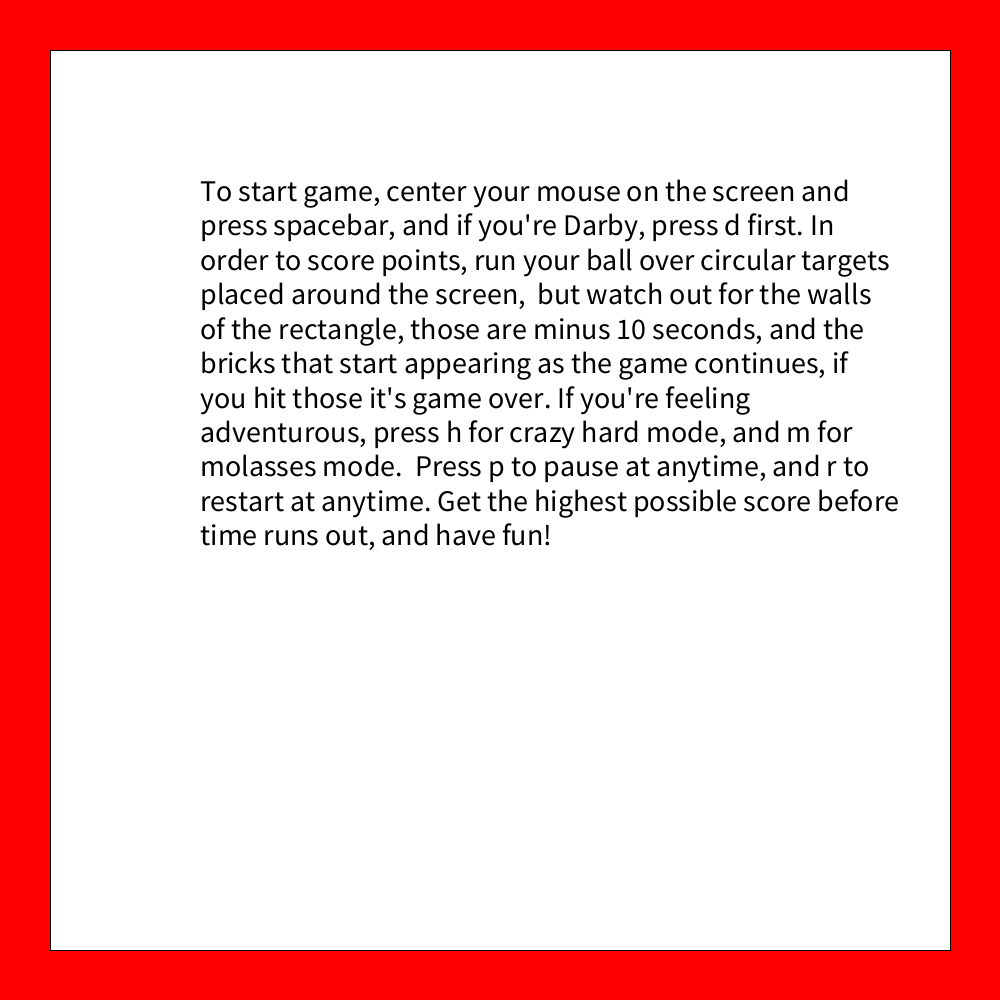
Frame 1 (no input)
Frame 60 (the mouse pressed at the canvas centre just before this capture): identical to frame 1, image omitted
Frame 120 (the mouse held since frame 60 and released just before this capture): identical to frame 1, image omitted

The Processing sketch that drew this single still picture (run headless with seeded random() and noise(); from frame 60 on, the mouse is pressed at the canvas centre):

// Processing sketch: coolgame8
// ── coolgame8.pde
//12/15/14
//Snake with mouse acceleration
void setup() {
  size(1000, 1000);
}
double initialx=500;
double initialy=500;
double vx=0;
double vy=0;
double ax=0;
double ay=0;
double finaly=0;
double finalx=0;
int flag = 0;
int score = 0;
float sizetarget=random(20, 60);
float targetx=random(50+sizetarget, 900-sizetarget);
float targety=random(50+sizetarget, 900-sizetarget);
int flag1=0;
String score1 = "";
int count=0;
int flaghit=1;
int flag2=1;
int flag3=1;
int darby=0;
int hard=0;
int molasses=0;
int afactor=450;
float flagblock=0;
int flag5=1;
int[] blocklocation = new int[300];


void draw() {
  background(255, 0, 0);
  if (flag1==0) {
    fill(255);
    rect(50, 50, 900, 900);
    textSize(30);
    fill(0);
    text("To start game, center your mouse on the screen and press spacebar, and if you're Darby, press d first. In order to score points, run your ball over circular targets placed around the screen,  but watch out for the walls of the rectangle, those are minus 10 seconds, and the bricks that start appearing as the game continues, if you hit those it's game over. If you're feeling adventurous, press h for crazy hard mode, and m for molasses mode.  Press p to pause at anytime, and r to restart at anytime. Get the highest possible score before time runs out, and have fun!", 200, 180, 700, 700);
  }  
  if (key=='d') {
    darby=1;
  }
  if (key==' ') {
    flag=1;
    flag1=1;
  }
  if (key=='h') {
    afactor=120;
  }
  if (key=='m') {
    afactor=4000;
  }
  if (flag==1 && flag3==1) {
    textSize(25);
    fill(0);
    text(score1, 900, 20, 500, 500);
    text(calctime(count), 100, 20, 500, 500);
    fill(255);
    rect(50+score*2, 50+score*2, 900-score*4, 900-score*4);
    ellipse(targetx, targety, sizetarget, sizetarget);
    ellipse((int)initialx, (int)initialy, 40, 40);
    ax=(mouseX-initialx)/afactor;
    ay=(mouseY-initialy)/afactor;
    line(mouseX, mouseY, (int)initialx, (int)initialy);
    vy+=ay;
    vx+=ax;
    finalx=(vx+initialx);
    finaly=(vy+initialy);
    initialx=finalx;
    initialy=finaly;
    int hit=hitdetection((float)initialx, (float)initialy, targetx, targety, sizetarget);
    score+=hit;
    if (hit==1) {
      sizetarget=random(10, 30);
      targetx=random(50+score*2+sizetarget, 950-score*4-sizetarget);
      targety=random(50+score*2+sizetarget, 950-score*4-sizetarget);
      flag5=0;
    }
    if (flag5==0) {
      for (int i=0; i< (int)((score/10)*4); i=i+4)
      {
        flagblock=(int)random(1, 3);
        blocklocation[i+2]=(int)random(25, 50);
        blocklocation[i+3]=(int)random(25, 50);
        if (flagblock==1 && initialx>50+blocklocation[i+2] && initialy>50+blocklocation[i+3]) {  
          blocklocation[i]=(int)random(50+score*2, (float)initialx-50-blocklocation[i+2]);
          blocklocation[i+1]=(int)random(50+score*2, (float)initialy-50-blocklocation[i+3]);
        } else if (initialx<900-score*4-blocklocation[i+2] && initialy<900-score*4-blocklocation[i+3]) {
          blocklocation[i]=(int)random((float)initialx+50, 950-score*4-blocklocation[i+2]);
          blocklocation[i+1]=(int)random((float)initialy+50, 950-score*4-blocklocation[i+3]);
        } else if (initialx>50+blocklocation[i+2] && initialy<900-score*4-blocklocation[i+3]) {  
          blocklocation[i]=(int)random(50+score*2, (float)initialx-50-blocklocation[i+2]);
          blocklocation[i+1]=(int)random((float)initialy+50, 950-score*4-blocklocation[i+3]);
        } else if (initialx<900-score*4-blocklocation[i+2] && initialy>50+blocklocation[i+3]) {
          blocklocation[i]=(int)random((float)initialx+50, 950-score*4-blocklocation[i+2]);
          blocklocation[i+1]=(int)random(50+score*2, (float)initialy-50-blocklocation[i+3]);
        } else if (initialx>50+blocklocation[i+2] && initialy>50+blocklocation[i+3]) {  
          blocklocation[i]=(int)random(50+score*2, (float)initialx-50-blocklocation[i+2]);
          blocklocation[i+1]=(int)random(50+score*2, (float)initialy-50-blocklocation[i+3]);
        } else {
          blocklocation[i]=0;
          blocklocation[i+1]=0;
          blocklocation[i+2]=0;
          blocklocation[i+3]=0;
        }
        if (targetx>blocklocation[i]-15 && targetx<blocklocation[i]+blocklocation[i+2]+15 && targety>blocklocation[i+1]-15 && targety<blocklocation[i+1]+blocklocation[i+3]+15) {
          blocklocation[i]=0;
          blocklocation[i+1]=0;
          blocklocation[i+2]=0;
          blocklocation[i+3]=0;
        }
      }
      flag5=1;
    }
    for (int i=0; i< (int)((score/10)*4); i=i+4)
    {
      fill(0);
      rect(blocklocation[i], blocklocation[i+1], blocklocation[i+2], blocklocation[i+3]);
    }
    for (int i=0; i< (int)((score/10)*4); i=i+4)
    {
      if (hitblock((float)initialx, (float)initialy, blocklocation[i], blocklocation[i+1], blocklocation[i+2], blocklocation[i+3])==1) {
        count+=3360;
      }
    }
    count+=1;
    if (afactor==4000) {
      count+=hit*56*-4;
    } else {
      count+=hit*56*-2;
    }
    if (initialx<=50+score*2+20) {
      vx=vx*-1;
      count+=560;
      initialx=71+score*2;
    } else if (950-score*4+score*2-20<=initialx) {
      vx=vx*-1;
      count+=560;
      initialx=929-score*4+score*2;
    }
    if (initialy<=50+score*2+20) {
      vy=vy*-1;
      count+=560;
      initialy=71+score*2;
    } else if (initialy>=950+score*2-score*4-20) {
      vy=vy*-1;
      count+=560;
      initialy=929-score*4+score*2;
    }
    if (count>=3360) {
      flag3=0;
      flag=0;
    }
  }
  score1=String.valueOf(score);
  if (flag3==0) {
    background(255);
    textSize(60);
    fill(0);
    text("You Lose!", 310, 270, 500, 500);
    text(score1, 290, 330, 500, 500);
    if (darby==0) {
      if (score<10) {
        text(": decidely below average.", 390, 330, 500, 500);
      } else if (score<20) {
        text(": not bad, not good.", 390, 330, 500, 500);
      } else if (score<35) {
        text(": just average.", 390, 330, 500, 500);
      } else if (score<50) {
        text(": I'm pleasantly surprised.", 390, 330, 500, 500);
      } else if (score<100) {
        text(": nice work.", 390, 330, 500, 500);
      } else {
        text(": probably a computer.", 390, 330, 500, 500);
      }
    } else {
      if (score<10) {
        text(": you're going to be play testing this for awhile.", 390, 330, 500, 500);
      } else if (score<20) {
        text(": try harder Darby.", 390, 330, 500, 500);
      } else if (score<35) {
        text(": good enough, I suppose.", 390, 330, 500, 500);
      } else if (score<50) {
        text(": Yay Darby!.", 390, 330, 500, 500);
      } else if (score<100) {
        text(": I think you're done now...", 390, 330, 500, 500);
      } else {
        text(": probably a computer.", 390, 330, 500, 500);
      }
    }
    text("press r to restart", 310, 570, 500, 500);
  }
  if (key=='r') {  
    initialx=500;
    initialy=500;
    vx=0;
    vy=0;
    ax=0;
    ay=0;
    finaly=0;
    finalx=0;
    flag = 0;
    score = 0;
    sizetarget=random(20, 60);
    targetx=random(50+sizetarget, 900-sizetarget);
    targety=random(50+sizetarget, 900-sizetarget);
    flag1=0;
    score1 = "";
    count=0;
    flaghit=1;
    flag2=1;
    flag3=1;
    darby=0;
    hard=0;
    molasses=0;
    afactor=450;
    flagblock=0;
    flag5=1;
    blocklocation = new int[300];
  }
  if (key=='p' && flag==1) {
    flag2=0;
    flag=0;
  }
  if (flag2==0) {
    background(255);
    textSize(60);
    fill(0);
    text("Paused, press g to resume.", 310, 70, 500, 500);
  }
  if (key=='g' && flag==0) {
    flag=1;
    flag2=1;
  }
}


// ── calctime.pde
String calctime(int input){
  String timer="";
  int final1=60-input/56;
  timer=String.valueOf(final1);
  return timer;
}

// ── hitblock.pde
int hitblock(float x, float y, float bx, float by, float bw, float bh){
  if(x+20>=bx && x-20<=bx+bw && y+20>=by && y-20<=by+bh){
    return 1;
  } 
  else{
    return 0;
  }

}

// ── hitdetection.pde
int hitdetection(float x, float y, float tx, float ty, float st){
  if (abs(tx-x)<20+st/2 && abs(ty-y)<20+st/2){
    return 1;
  }
  else{
    return 0;
  }
}
